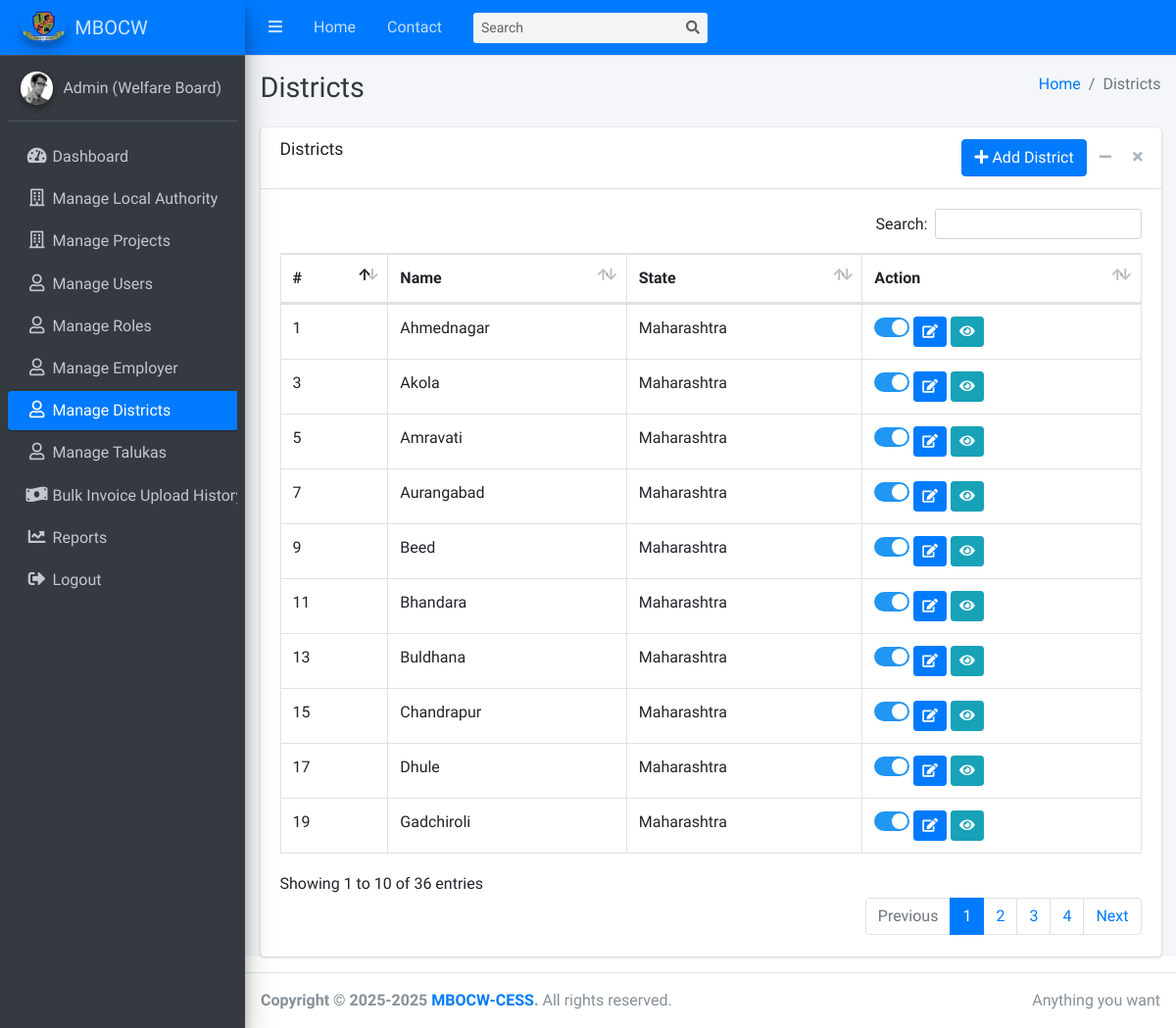
The page /dashboard/districts.php (signed in) on the database its author committed.
### tables this page shows
CREATE TABLE IF NOT EXISTS `districts` (
  `id` bigint UNSIGNED NOT NULL AUTO_INCREMENT,
  `name` varchar(255) NOT NULL,
  `state_id` bigint UNSIGNED NOT NULL,
  `active_status` tinyint(1) NOT NULL DEFAULT '1' COMMENT '	1=active, 2=inactive, 3=deleted	',
  `created_by` bigint UNSIGNED DEFAULT NULL,
  `created_datetime` timestamp NULL DEFAULT CURRENT_TIMESTAMP,
  `updated_by` bigint UNSIGNED DEFAULT NULL,
  `updated_datetime` timestamp NULL DEFAULT CURRENT_TIMESTAMP ON UPDATE CURRENT_TIMESTAMP,
  PRIMARY KEY (`id`)
);

### dashboard/districts.php (the view, shortened to what this page needs)
<?php
require_once '../config/db.php';
?>
<!DOCTYPE html>
<html lang="en">
<head>
  <link rel="stylesheet" href="../plugins/fontawesome-free/css/all.min.css">
  <link rel="stylesheet" href="../plugins/datatables-bs4/css/dataTables.bootstrap4.min.css">
  <link rel="stylesheet" href="../plugins/datatables-responsive/css/responsive.bootstrap4.min.css">
  <link rel="stylesheet" href="../dist/css/adminlte.min.css">
</head>
<body class="hold-transition sidebar-mini">
<div class="wrapper">
  <?php include('includes/navbar.php'); ?>
  <?php include('includes/sidebar.php'); ?>
  <div class="content-wrapper">
    <div class="content-header">
      <div class="container-fluid">
        <div class="row mb-2">
          <div class="col-sm-6">
            <h1 class="m-0 text-dark">Districts</h1>
          </div>
          <div class="col-sm-6">
            <ol class="breadcrumb float-sm-right">
              <li class="breadcrumb-item"><a href="#">Home</a></li>
              <li class="breadcrumb-item active">Districts</li>
            </ol>
          </div>
        </div>
      </div>
    </div>
    <div class="content">
        <div class="container-fluid">
            <div class="card">
            <div class="card-header">
                <h3 class="card-title">Districts</h3>
                <div class="card-tools">
                    <a href="add-district.php" class="btn btn-primary" ><i class="fas fa-plus"></i> Add District</a>
                    <button type="button" class="btn btn-tool" data-card-widget="collapse" data-toggle="tooltip" title="Collapse"><i class="fas fa-minus"></i></button>
                    <button type="button" class="btn btn-tool" data-card-widget="remove" data-toggle="tooltip" title="Remove"><i class="fas fa-times"></i></button>
                </div>
            </div>
            <div class="card-body">
                <table id="example1" class="table table-bordered">
                    <thead>
                        <tr>
                            <th>#</th>
                            <th>Name</th>
                            <th>State</th>
                            <th>Action</th>
                        </tr>
                    </thead>
                    <tbody>
                        <?php
                        $sql = "SELECT d.id, d.name, d.state_id, d.active_status FROM districts d ORDER BY d.name ASC";
                        $result = mysqli_query($conn, $sql);
                        $sr = 1;
                        if (mysqli_num_rows($result) > 0) {
                            while ($row = mysqli_fetch_assoc($result)) {
                                $isActive = ($row['active_status'] == 1) ? 'checked' : '';
                                $statusText = ($row['active_status'] == 1) ? 'Active' : 'Inactive';
                                $stateName = ($row['state_id'] == 14) ? 'Maharashtra' : 'Other';
                                echo "<tr>";
                                echo "<td>".$sr++."</td>";
                                echo "<td>".htmlspecialchars($row['name'])."</td>";
                                echo "<td>".htmlspecialchars($stateName)."</td>";
                                echo "<td>
                                        <label class='switch' title='$statusText'><input type='checkbox' data-id='{$row['id']}' id='activeToggle' onclick='return confirm(\"Are you sure you want to perform this action?\");' {$isActive}><span class='slider round'></span></label>
                                        <a href='edit-district.php?id=".$row['id']."' class='btn btn-sm btn-primary'><i class='fas fa-edit'></i></a>
                                        <a href='view-district.php?id=".$row['id']."' class='btn btn-sm btn-info' ><i class='fas fa-eye'></i></a>
                                    </td>";
                                echo "</tr>";
                                $sr++;
                            }
                        } else {
                            echo "<tr><td colspan='4' class='text-center'>No District found</td></tr>";
                        }
                        ?>
                    </tbody>
                </table>
            </div>
          </div>
        </div>
    </div>
  </div>
  <?php include('includes/footer.php'); ?>
</div>
</body>
</html>

### dashboard/districts.php (style rules this page uses)
.switch { position: relative; display: inline-block; width: 36px; height: 20px; vertical-align: middle; }
.slider { position: absolute; cursor: pointer; top: 0; left: 0; right: 0; bottom: 0; background-color: #ccc; transition: .3s; border-radius: 20px; }
.slider:before { position: absolute; content: ""; height: 16px; width: 16px; left: 2px; bottom: 2px; background-color: white; transition: .3s; border-radius: 50%; }
input:checked + .slider { background-color: #2196F3; }
input:checked + .slider:before { -webkit-transform: translateX(26px); -ms-transform: translateX(26px); transform: translateX(26px); transform: translateX(16px); }
.slider.round { border-radius: 34px; }
.slider.round:before { border-radius: 50%; }

### rows shown on the page
districts: name "Ahmednagar", state "Maharashtra"
districts: name "Akola", state "Maharashtra"
districts: name "Amravati", state "Maharashtra"
districts: name "Aurangabad", state "Maharashtra"
districts: name "Beed", state "Maharashtra"
districts: name "Bhandara", state "Maharashtra"
districts: name "Buldhana", state "Maharashtra"
districts: name "Chandrapur", state "Maharashtra"
districts: name "Dhule", state "Maharashtra"
districts: name "Gadchiroli", state "Maharashtra"

### other values the page prints
$_SESSION['user_role_name'] "Admin (Welfare Board)"
